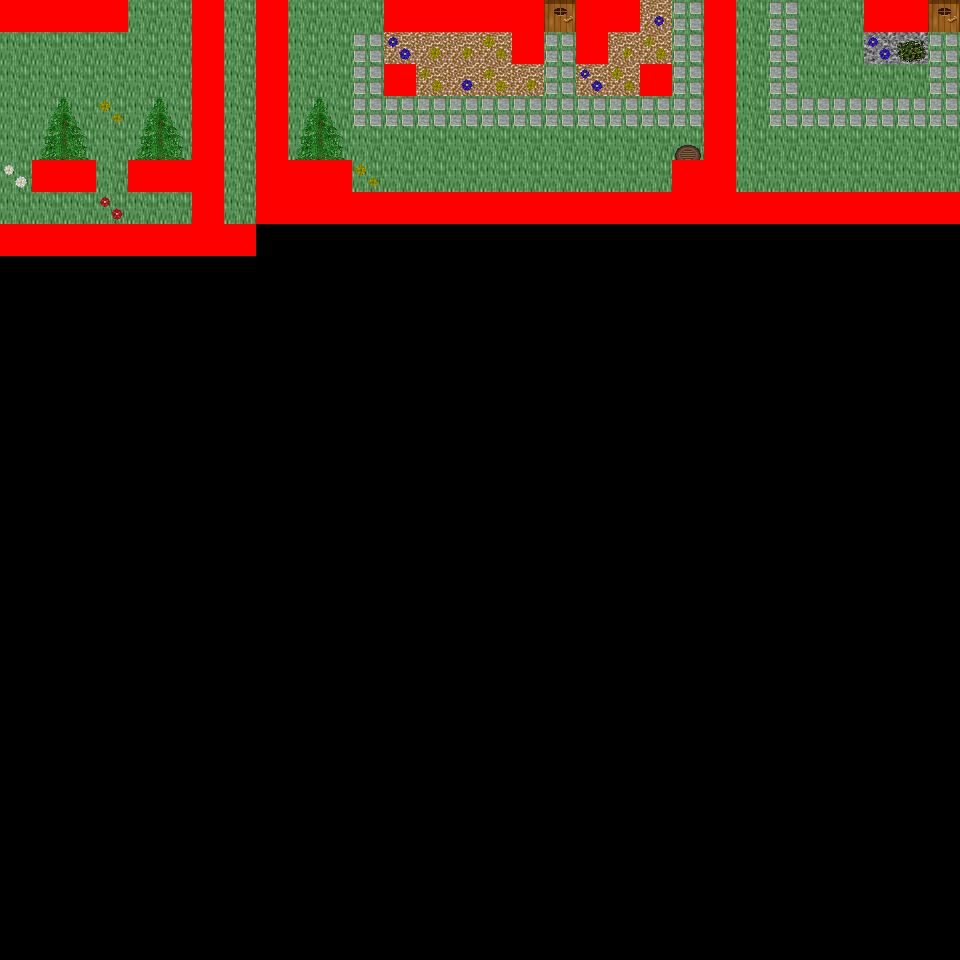

A 2D game scene composited from a Tiled map and its tileset images. What follows is a short description and the map's XML, with each tile layer's data collapsed to a summary:
An orthogonal 30x30 tile map with 32x32 px tiles, 6 tile layers (Ground, Object, Object2, Above, ...), 60 tilesets and 9 objects (9x mapExit).

<map version="1.0" orientation="orthogonal" renderorder="right-down" width="30" height="30" tilewidth="32" tileheight="32" nextobjectid="10">
  <tileset firstgid="1" name="tileset_logic_collision" tilewidth="32" tileheight="32" tilecount="1" columns="1">
    <image source="../drawable/tileset_logic_collision.png" width="32" height="32" />
  </tileset>
  <tileset firstgid="2" name="tileset_building_decoration_orbpedestal" tilewidth="32" tileheight="32" tilecount="2" columns="1">
    <image source="../drawable/tileset_building_decoration_orbpedestal.png" width="32" height="64" />
  </tileset>
  <tileset firstgid="4" name="tileset_building_decoration_chimney" tilewidth="32" tileheight="32" tilecount="2" columns="1">
    <image source="../drawable/tileset_building_decoration_chimney.png" width="32" height="64" />
  </tileset>
  <tileset firstgid="6" name="tileset_item_statue_fairypool" tilewidth="32" tileheight="32" tilecount="16" columns="2">
    <image source="../drawable/tileset_item_statue_fairypool.png" width="64" height="256" />
  </tileset>
  <tileset firstgid="22" name="tileset_building_decoration_stone_details" tilewidth="32" tileheight="32" tilecount="4" columns="2">
    <image source="../drawable/tileset_building_decoration_stone_details.png" width="64" height="64" />
  </tileset>
  <tileset firstgid="26" name="tileset_building_door_closed" tilewidth="32" tileheight="32" tilecount="1" columns="1">
    <image source="../drawable/tileset_building_door_closed.png" width="32" height="32" />
  </tileset>
  <tileset firstgid="27" name="tileset_building_door_door" tilewidth="32" tileheight="32" tilecount="6" columns="3">
    <image source="../drawable/tileset_building_door_door.png" width="96" height="64" />
  </tileset>
  <tileset firstgid="33" name="tileset_building_fence_fence_chunky" tilewidth="32" tileheight="32" tilecount="21" columns="3">
    <image source="../drawable/tileset_building_fence_fence_chunky.png" width="96" height="224" />
  </tileset>
  <tileset firstgid="54" name="tileset_building_roof_blue" tilewidth="32" tileheight="32" tilecount="20" columns="5">
    <image source="../drawable/tileset_building_roof_blue.png" width="160" height="128" />
  </tileset>
  <tileset firstgid="74" name="tileset_building_roof_green" tilewidth="32" tileheight="32" tilecount="20" columns="5">
    <image source="../drawable/tileset_building_roof_green.png" width="160" height="128" />
  </tileset>
  <tileset firstgid="94" name="tileset_building_roof_red" tilewidth="32" tileheight="32" tilecount="20" columns="5">
    <image source="../drawable/tileset_building_roof_red.png" width="160" height="128" />
  </tileset>
  <tileset firstgid="114" name="tileset_building_roof_red2" tilewidth="32" tileheight="32" tilecount="20" columns="5">
    <image source="../drawable/tileset_building_roof_red2.png" width="160" height="128" />
  </tileset>
  <tileset firstgid="134" name="tileset_building_roof_roof_borders" tilewidth="32" tileheight="32" tilecount="9" columns="3">
    <image source="../drawable/tileset_building_roof_roof_borders.png" width="96" height="96" />
  </tileset>
  <tileset firstgid="143" name="tileset_building_roof_yellow" tilewidth="32" tileheight="32" tilecount="20" columns="5">
    <image source="../drawable/tileset_building_roof_yellow.png" width="160" height="128" />
  </tileset>
  <tileset firstgid="163" name="tileset_building_window_window_long" tilewidth="32" tileheight="32" tilecount="3" columns="3">
    <image source="../drawable/tileset_building_window_window_long.png" width="96" height="32" />
  </tileset>
  <tileset firstgid="166" name="tileset_ground_cobbled_paving" tilewidth="32" tileheight="32" tilecount="1" columns="1">
    <image source="../drawable/tileset_ground_cobbled_paving.png" width="32" height="32" />
  </tileset>
  <tileset firstgid="167" name="tileset_ground_gravel" tilewidth="32" tileheight="32" tilecount="1" columns="1">
    <image source="../drawable/tileset_ground_gravel.png" width="32" height="32" />
  </tileset>
  <tileset firstgid="168" name="tileset_ground_stone_floors" tilewidth="32" tileheight="32" tilecount="6" columns="3">
    <image source="../drawable/tileset_ground_stone_floors.png" width="96" height="64" />
  </tileset>
  <tileset firstgid="174" name="tileset_ground_ground" tilewidth="32" tileheight="32" tilecount="33" columns="3">
    <image source="../drawable/tileset_ground_ground.png" width="96" height="352" />
  </tileset>
  <tileset firstgid="207" name="tileset_plant_bush_various_small" tilewidth="32" tileheight="32" tilecount="9" columns="3">
    <image source="../drawable/tileset_plant_bush_various_small.png" width="96" height="96" />
  </tileset>
  <tileset firstgid="216" name="tileset_plant_flower_daisy_blue" tilewidth="32" tileheight="32" tilecount="8" columns="2">
    <image source="../drawable/tileset_plant_flower_daisy_blue.png" width="64" height="128" />
  </tileset>
  <tileset firstgid="224" name="tileset_plant_flower_daisy_red" tilewidth="32" tileheight="32" tilecount="8" columns="2">
    <image source="../drawable/tileset_plant_flower_daisy_red.png" width="64" height="128" />
  </tileset>
  <tileset firstgid="232" name="tileset_plant_flower_daisy_white" tilewidth="32" tileheight="32" tilecount="8" columns="2">
    <image source="../drawable/tileset_plant_flower_daisy_white.png" width="64" height="128" />
  </tileset>
  <tileset firstgid="240" name="tileset_plant_flower_daisy_yellow" tilewidth="32" tileheight="32" tilecount="8" columns="2">
    <image source="../drawable/tileset_plant_flower_daisy_yellow.png" width="64" height="128" />
  </tileset>
  <tileset firstgid="248" name="tileset_plant_tree_spruce" tilewidth="32" tileheight="32" tilecount="6" columns="2">
    <image source="../drawable/tileset_plant_tree_spruce.png" width="64" height="96" />
  </tileset>
  <tileset firstgid="254" name="tileset_item_pot_pot_purple" tilewidth="32" tileheight="32" tilecount="1" columns="1">
    <image source="../drawable/tileset_item_pot_pot_purple.png" width="32" height="32" />
  </tileset>
  <tileset firstgid="255" name="tileset_item_pot_pot_tall" tilewidth="32" tileheight="32" tilecount="2" columns="1">
    <image source="../drawable/tileset_item_pot_pot_tall.png" width="32" height="64" />
  </tileset>
  <tileset firstgid="257" name="tileset_item_pot_small_barrel" tilewidth="32" tileheight="32" tilecount="2" columns="1">
    <image source="../drawable/tileset_item_pot_small_barrel.png" width="32" height="64" />
  </tileset>
  <tileset firstgid="259" name="tileset_item_postbox" tilewidth="32" tileheight="32" tilecount="4" columns="2">
    <image source="../drawable/tileset_item_postbox.png" width="64" height="64" />
  </tileset>
  <tileset firstgid="263" name="tileset_furniture_chair_wooden_pale" tilewidth="32" tileheight="32" tilecount="4" columns="2">
    <image source="../drawable/tileset_furniture_chair_wooden_pale.png" width="64" height="64" />
  </tileset>
  <tileset firstgid="267" name="tileset_furniture_table_wooden" tilewidth="32" tileheight="32" tilecount="1" columns="1">
    <image source="../drawable/tileset_furniture_table_wooden.png" width="32" height="32" />
  </tileset>
  <tileset firstgid="268" name="tileset_furniture_table_brick_base" tilewidth="32" tileheight="32" tilecount="3" columns="3">
    <image source="../drawable/tileset_furniture_table_brick_base.png" width="96" height="32" />
  </tileset>
  <tileset firstgid="271" name="tileset_furniture_light_iron_lamp" tilewidth="32" tileheight="32" tilecount="3" columns="1">
    <image source="../drawable/tileset_furniture_light_iron_lamp.png" width="32" height="96" />
  </tileset>
  <tileset firstgid="274" name="tileset_furniture_light_flames" tilewidth="32" tileheight="32" tilecount="6" columns="6">
    <image source="../drawable/tileset_furniture_light_flames.png" width="192" height="32" />
  </tileset>
  <tileset firstgid="280" name="tileset_furniture_sink_dark_side_on" tilewidth="32" tileheight="32" tilecount="6" columns="3">
    <image source="../drawable/tileset_furniture_sink_dark_side_on.png" width="96" height="64" />
  </tileset>
  <tileset firstgid="286" name="tileset_ground_grass_corners" tilewidth="32" tileheight="32" tilecount="24" columns="6">
    <image source="../drawable/tileset_ground_grass_corners.png" width="192" height="128" />
  </tileset>
  <tileset firstgid="310" name="tileset_ground_grass_edges" tilewidth="32" tileheight="32" tilecount="36" columns="12">
    <image source="../drawable/tileset_ground_grass_edges.png" width="384" height="96" />
  </tileset>
  <tileset firstgid="346" name="tileset_plant_tree_tree_fluffy" tilewidth="32" tileheight="32" tilecount="12" columns="4">
    <image source="../drawable/tileset_plant_tree_tree_fluffy.png" width="128" height="96" />
  </tileset>
  <tileset firstgid="358" name="tileset_ground_water_dungeon_water" tilewidth="32" tileheight="32" tilecount="30" columns="3">
    <image source="../drawable/tileset_ground_water_dungeon_water.png" width="96" height="320" />
  </tileset>
  <tileset firstgid="388" name="tileset_furniture_table_wooden_rectangular" tilewidth="32" tileheight="32" tilecount="9" columns="3">
    <image source="../drawable/tileset_furniture_table_wooden_rectangular.png" width="96" height="96" />
  </tileset>
  <tileset firstgid="397" name="tileset_item_statue_metal_and_stone" tilewidth="32" tileheight="32" tilecount="6" columns="3">
    <image source="../drawable/tileset_item_statue_metal_and_stone.png" width="96" height="64" />
  </tileset>
  <tileset firstgid="403" name="tileset_ground_fire_fire" tilewidth="32" tileheight="32" tilecount="27" columns="3">
    <image source="../drawable/tileset_ground_fire_fire.png" width="96" height="288" />
  </tileset>
  <tileset firstgid="430" name="tileset_furniture_table_bench" tilewidth="32" tileheight="32" tilecount="3" columns="3">
    <image source="../drawable/tileset_furniture_table_bench.png" width="96" height="32" />
  </tileset>
  <tileset firstgid="433" name="tileset_plant_bush_hosta" tilewidth="32" tileheight="32" tilecount="9" columns="3">
    <image source="../drawable/tileset_plant_bush_hosta.png" width="96" height="96" />
  </tileset>
  <tileset firstgid="442" name="tileset_plant_tree_tree_green" tilewidth="32" tileheight="32" tilecount="88" columns="8">
    <image source="../drawable/tileset_plant_tree_tree_green.png" width="256" height="352" />
  </tileset>
  <tileset firstgid="530" name="tileset_item_sign_large" tilewidth="32" tileheight="32" tilecount="15" columns="5">
    <image source="../drawable/tileset_item_sign_large.png" width="160" height="96" />
  </tileset>
  <tileset firstgid="545" name="tileset_building_wall_wall_brown" tilewidth="32" tileheight="32" tilecount="12" columns="3">
    <image source="../drawable/tileset_building_wall_wall_brown.png" width="96" height="128" />
  </tileset>
  <tileset firstgid="557" name="tileset_ground_green_paving_4" tilewidth="32" tileheight="32" tilecount="3" columns="3">
    <image source="../drawable/tileset_ground_green_paving_4.png" width="96" height="32" />
  </tileset>
  <tileset firstgid="560" name="tileset_item_swing" tilewidth="32" tileheight="32" tilecount="4" columns="2">
    <image source="../drawable/tileset_item_swing.png" width="64" height="64" />
  </tileset>
  <tileset firstgid="564" name="tileset_item_fishrods" tilewidth="32" tileheight="32" tilecount="12" columns="4">
    <image source="../drawable/tileset_item_fishrods.png" width="128" height="96" />
  </tileset>
  <tileset firstgid="576" name="tileset_logic_creature_human_kalavan" tilewidth="32" tileheight="32" tilecount="5" columns="5">
    <image source="../drawable/tileset_logic_creature_human_kalavan.png" width="160" height="32" />
  </tileset>
  <tileset firstgid="581" name="tileset_logic_creature_animal" tilewidth="32" tileheight="32" tilecount="32" columns="8">
    <image source="../drawable/tileset_logic_creature_animal.png" width="256" height="128" />
  </tileset>
  <tileset firstgid="613" name="tileset_building_decoration_numbers" tilewidth="32" tileheight="32" tilecount="20" columns="2">
    <image source="../drawable/tileset_building_decoration_numbers.png" width="64" height="320" />
  </tileset>
  <tileset firstgid="633" name="tileset_ground_green_paving" tilewidth="32" tileheight="32" tilecount="18" columns="3">
    <image source="../drawable/tileset_ground_green_paving.png" width="96" height="192" />
  </tileset>
  <tileset firstgid="651" name="tileset_item_huge_orb" tilewidth="32" tileheight="32" tilecount="16" columns="2">
    <image source="../drawable/tileset_item_huge_orb.png" width="64" height="256" />
  </tileset>
  <tileset firstgid="667" name="tileset_light_light_5x5" tilewidth="32" tileheight="32" tilecount="25" columns="5">
    <image source="../drawable/tileset_light_light_5x5.png" width="160" height="160" />
  </tileset>
  <tileset firstgid="692" name="tileset_light_dim_light_5x5" tilewidth="32" tileheight="32" tilecount="25" columns="5">
    <image source="../drawable/tileset_light_dim_light_5x5.png" width="160" height="160" />
  </tileset>
  <tileset firstgid="717" name="tileset_item_firewood" tilewidth="32" tileheight="32" tilecount="12" columns="3">
    <image source="../drawable/tileset_item_firewood.png" width="96" height="128" />
  </tileset>
  <tileset firstgid="729" name="tileset_logic_creature_fowl" tilewidth="32" tileheight="32" tilecount="6" columns="6">
    <image source="../drawable/tileset_logic_creature_fowl.png" width="192" height="32" />
  </tileset>
  <tileset firstgid="735" name="tileset_logic_creature_human_imperial" tilewidth="32" tileheight="32" tilecount="16" columns="8">
    <image source="../drawable/tileset_logic_creature_human_imperial.png" width="256" height="64" />
  </tileset>
  <layer name="Ground" width="30" height="30">
    <data>[900 cells, 218 non-empty, 3 distinct tile ids]</data>
  </layer>
  <layer name="Object" width="30" height="30">
    <data>[900 cells, 118 non-empty, 26 distinct tile ids]</data>
  </layer>
  <layer name="Object2" width="30" height="30">
    <data>[900 cells, 18 non-empty, 7 distinct tile ids]</data>
  </layer>
  <layer name="Above" width="30" height="30">
    <data>[900 cells, 13 non-empty, 5 distinct tile ids]</data>
  </layer>
  <layer name="Above2" width="30" height="30">
    <data>[900 cells, 0 non-empty, 0 distinct tile ids]</data>
  </layer>
  <layer name="Walkable" width="30" height="30">
    <data>[900 cells, 73 non-empty, 1 distinct tile ids]</data>
  </layer>
  <objectgroup name="MapEvents">
    <object id="1" name="north" type="mapExit" x="128" y="0" width="64" height="32">
      <properties>
        <property name="map" value="level_0_x72_y148" />
        <property name="x" value="4" />
        <property name="y" value="28" />
      </properties>
    </object>
    <object id="2" name="north2" type="mapExit" x="224" y="0" width="32" height="32">
      <properties>
        <property name="map" value="level_0_x72_y148" />
        <property name="x" value="7" />
        <property name="y" value="28" />
      </properties>
    </object>
    <object id="3" name="north3" type="mapExit" x="288" y="0" width="96" height="32">
      <properties>
        <property name="map" value="level_0_x72_y148" />
        <property name="x" value="9" />
        <property name="y" value="28" />
      </properties>
    </object>
    <object id="4" name="north4" type="mapExit" x="544" y="0" width="32" height="32">
      <properties>
        <property name="map" value="level_0_x72_y148" />
        <property name="x" value="17" />
        <property name="y" value="28" />
      </properties>
    </object>
    <object id="5" name="north5" type="mapExit" x="640" y="0" width="64" height="32">
      <properties>
        <property name="map" value="level_0_x72_y148" />
        <property name="x" value="20" />
        <property name="y" value="28" />
      </properties>
    </object>
    <object id="6" name="north6" type="mapExit" x="736" y="0" width="128" height="32">
      <properties>
        <property name="map" value="level_0_x72_y148" />
        <property name="x" value="23" />
        <property name="y" value="28" />
      </properties>
    </object>
    <object id="7" name="north7" type="mapExit" x="928" y="0" width="32" height="32">
      <properties>
        <property name="map" value="level_0_x72_y148" />
        <property name="x" value="29" />
        <property name="y" value="28" />
      </properties>
    </object>
    <object id="8" name="west" type="mapExit" x="0" y="32" width="32" height="192">
      <properties>
        <property name="map" value="level_0_x71_y149" />
        <property name="x" value="28" />
        <property name="y" value="1" />
      </properties>
    </object>
    <object id="9" name="west2" type="mapExit" x="0" y="256" width="32" height="704">
      <properties>
        <property name="map" value="level_0_x71_y149" />
        <property name="x" value="28" />
        <property name="y" value="8" />
      </properties>
    </object>
  </objectgroup>
</map>
